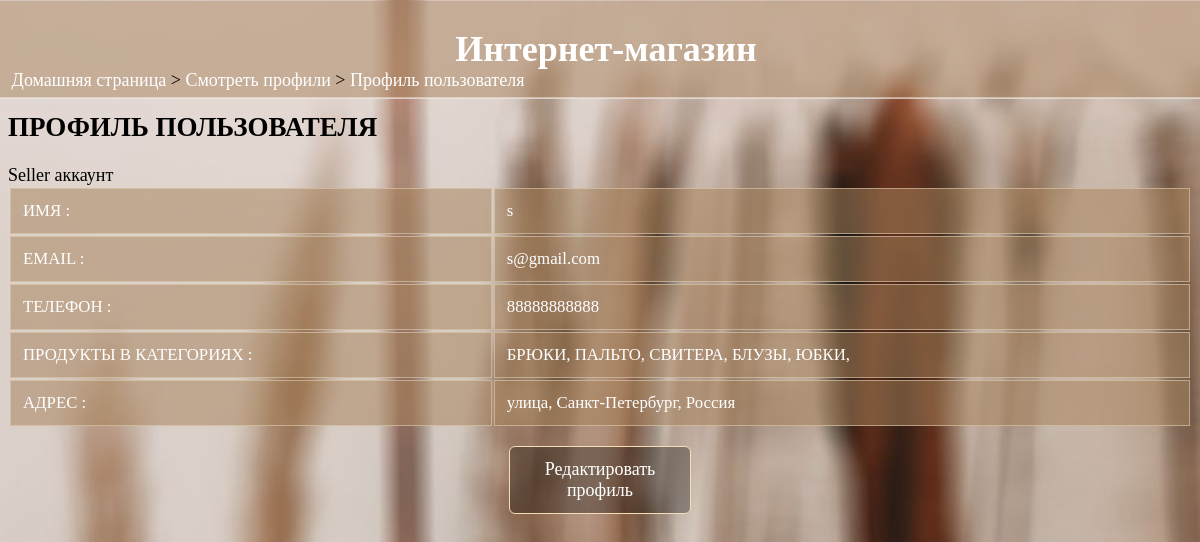
The app's page /viewprofile/1/ (signed in) with its own data.
### data/sellers.py (models this page shows, shortened)
class Seller(SqlAlchemyBase, UserMixin):
    __tablename__ = 'sellers'
    sellID = sqlalchemy.Column(sqlalchemy.Integer,
                           primary_key=True, autoincrement=True)
    name = sqlalchemy.Column(sqlalchemy.String)
    email = sqlalchemy.Column(sqlalchemy.String, unique=True)
    phone = sqlalchemy.Column(sqlalchemy.String)
    password = sqlalchemy.Column(sqlalchemy.String)
    address = sqlalchemy.Column(sqlalchemy.String)
    city = sqlalchemy.Column(sqlalchemy.String)
    country = sqlalchemy.Column(sqlalchemy.String)

### data/product.py (models this page shows)
class Product(SqlAlchemyBase, UserMixin):
    __tablename__ = 'product'
    prodID = sqlalchemy.Column(sqlalchemy.Integer, primary_key=True, autoincrement=True)
    name = sqlalchemy.Column(sqlalchemy.String)
    quantity = sqlalchemy.Column(sqlalchemy.Integer)
    category = sqlalchemy.Column(sqlalchemy.String)
    cost_price = sqlalchemy.Column(sqlalchemy.Float)
    sell_price = sqlalchemy.Column(sqlalchemy.Float)
    description = sqlalchemy.Column(sqlalchemy.String)
    sellID = sqlalchemy.Column(sqlalchemy.Integer, sqlalchemy.ForeignKey("sellers.sellID"))

### shop.py (the view)
@app.route("/viewprofile/<id>/")
def view_profile(id):
    if 'userid' not in session:
        return redirect(url_for('home'))
    userid = session["userid"]
    type = session["type"]
    if str(userid) == id:
        my = True
    else:
        my = False
    if not my:
        profile_type = "Customer" if type == "Seller" else "Seller"
    else:
        profile_type = type
    det, categories = get_details(id, profile_type)
    if len(det) == 0:
        abort(404)
    det = det[0]
    return render_template("view_profile.html",
                            type=profile_type,
                            name=det[1],
                            email=det[2],
                            phone=det[3],
                            address=det[4],
                            city=det[5],
                            country=det[6],
                            category=(None if profile_type == "Customer" else categories),
                            my=my)

### data/db_session.py (called while the page is built)
def create_session() -> Session:
    global __factory
    return __factory()

### shop.py (called while the page is built)
def get_details(userid, type):
    db_sess = db_session.create_session()
    if type == "Customer":
        a = db_sess.query(User).filter(User.custID == userid)[0]
        d = (str(a.custID), a.name, a.email, a.phone, a.address, a.city, a.country)
        a = []
        a.append(d)
        b = []
    elif type == "Seller":
        a = db_sess.query(Seller).filter(Seller.sellID == userid)[0]
        d = (str(a.sellID), a.name, a.email, a.phone, a.address, a.city, a.country)
        a = []
        a.append(d)
        b = db_sess.query(Product.category).filter(Product.sellID == userid).distinct()
        b = [[i[0]] for i in b]
        b = sum(b, [])
    return a, b

### templates/view_profile.html (shortened to what this page needs)
<html>
    <head>
        <link rel="stylesheet" href="{{url_for('static', filename='main.css')}}">
      </head>
<body>
    <div class="sticky">
        <h1>Интернет-магазин</h1>
    </div>
  <div class="nav">
    <p><a href="/">Домашняя страница</a> > <a href="/viewprofile/">Смотреть профили</a> > <a href="">Профиль пользователя</a></p>
  </div>
  <h2>ПРОФИЛЬ ПОЛЬЗОВАТЕЛЯ</h2>
  {{type}} аккаунт
  <table>
    <tr>
      <td>ИМЯ :</td><td>{{name}}</td>
    </tr>
    <tr>
      <td>EMAIL :</td><td>{{email}}</td>
    </tr>
    <tr>
      <td>ТЕЛЕФОН :</td><td>{{phone}}</td>
    </tr>
    {% if type=="Seller" %}
    <tr>
      <td>ПРОДУКТЫ В КАТЕГОРИЯХ :</td>
      <td>{% for i in category %}
        {{i}},
      {% endfor %}</td>
    </tr>
    {% endif %}
    <tr>
      <td>АДРЕС :</td><td>{{address}}, {{city}}, {{country}}</td>
    </tr>
  </table>
  {% if my %}
    <p class="press"><a href="/editprofile/">Редактировать профиль</a></p>
  {% endif %}
</body>
</html>

### static/main.css (style rules this page uses)
div.sticky { position: -webkit-sticky; position: sticky; top: 0.2px; margin: -0.7vw; background-color: rgba(167, 130, 93, 0.5); color: white; padding: 0.3vw; font-size: 1.5vw; text-align: center; border-bottom: 1px solid white; font-family: 'Times New Roman'; }
div.sticky h1 { padding-left:1vw; }
body { font-family:'Times New Roman'; font-size: 1.5vw; background-image: url('background2.jpg'); background-size: cover; background-repeat: no-repeat; background-attachment: fixed; color: black; max-width: 100%; overflow-x: hidden; }
div.nav { position: fixed; display: block; top: 5vw; margin:-0.7vw; padding-left:1vw; border:none; overflow: hidden; }
div.nav a { text-decoration: none; color: white; }
.press { padding:0vw; font-size: 1.5vw; justify-content: center; margin-left: auto; margin-right: auto; margin-top: 1.5vw; margin-bottom: 1.5vw; }
.press a { background-color: rgba(0, 0, 0, 0.308); border-radius: 0.5vw; padding: 1vw; width: 13vw; display: block; margin: auto; text-decoration: none; color: white; border: 1px solid wheat; text-align: center; }
table { width: 100%; font-size: 1.4vw; }
td { border: 1px solid rgba(224, 207, 177, 0.589); padding:1vw; text-align: left; background-color: rgba(167, 130, 93, 0.521); color: white; word-wrap: break-word; }
a { text-decoration: none; color: white; }

### records on screen
Seller: email "s@gmail.com", phone "88888888888", address "улица", city "Санкт-Петербург", country "Россия"
Product: category "ПАЛЬТО"
Product: category "СВИТЕРА"
Product: category "БЛУЗЫ"
Product: category "ЮБКИ"

### other values on screen
{{ type }} "Seller"
{{ name }} "s"
{{ i }} "БРЮКИ"
